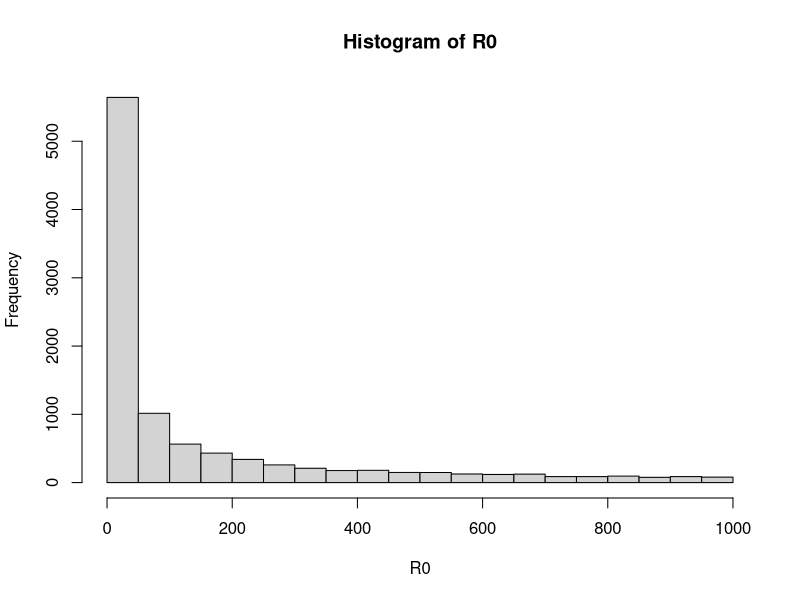
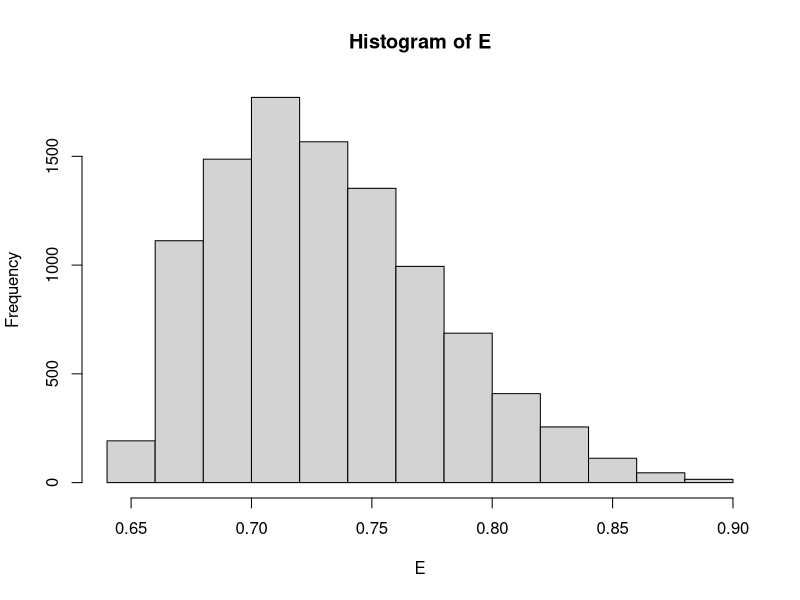
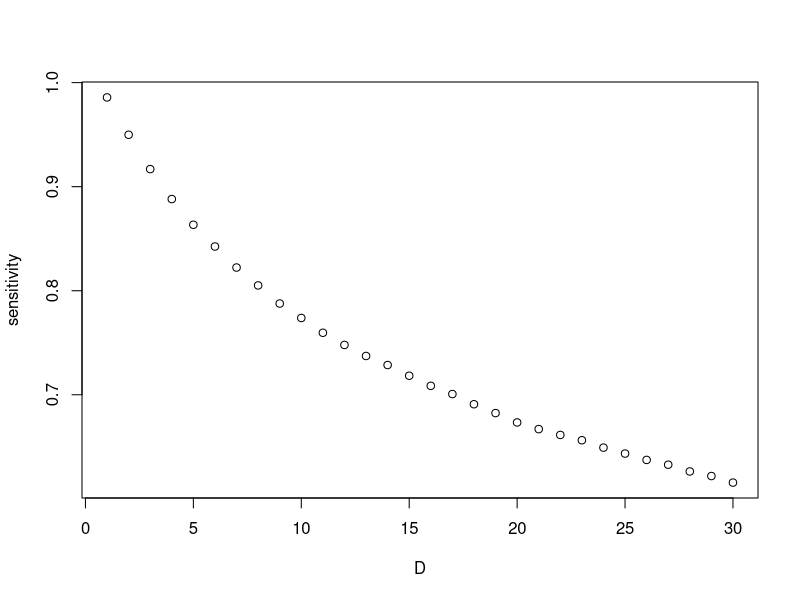
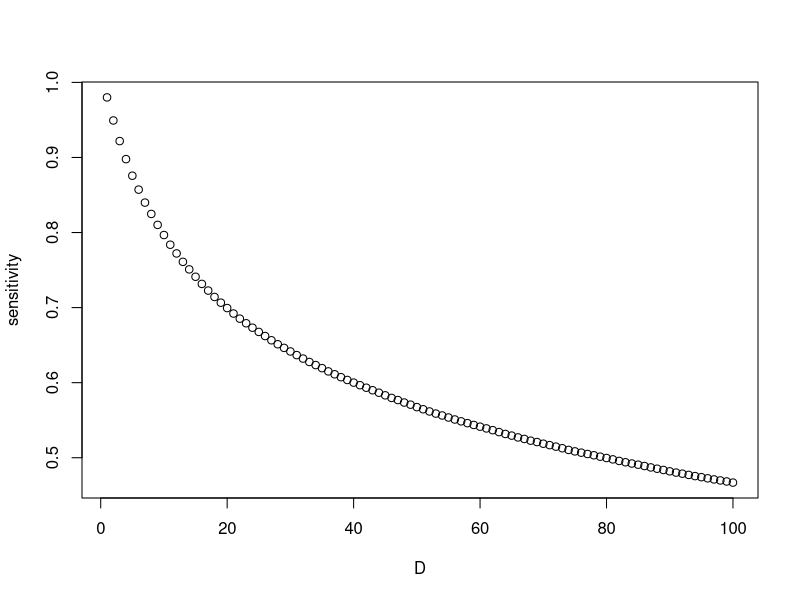

R code for these plots, in order:
## ---- chunk 1
library(scales)
library(dplyr)
n <- 10000
R0 <- 10^runif(n, 0, 3)
E <- rbeta(n, 2, 5) %>% rescale(., to=c(0.65, 0.9))
hist(R0)
hist(E)
## ---- chunk 2
R35_1 <- R0 * (1 + E)^35
R35_10 <- R0/10 * (1 + E)^35
R35_30 <- R0/30 * (1 + E)^35
## ---- chunk 3
(quantile(log(R35_1), 0.02) - quantile(log(R35_10), 0.2))^2
## ---- chunk 4
D <- seq(1,30)
Rct <- mean(c(
	quantile(log(R35_1), 0.02), 
	quantile(log(R35_10), 0.2)
))
dat <- tibble(
	D=D, 
	sensitivity=sapply(D, function(x) 
	{
		sum(log(R0/x * (1 + E)^35) > Rct)/n
	})
)
plot(sensitivity ~ D, dat)
## ---- chunk 5
fn <- function(param, R0)
{
	n <- length(R0)
	E <- rbeta(n, param[1], param[2]) * (0.9-0.65) + 0.65
	R35_1 <- R0 * (1 + E)^35
	R35_10 <- R0/10 * (1 + E)^35
	q1 <- quantile(log(R35_1), 0.02)
	q10 <- quantile(log(R35_10), 0.2)
	return((q1 - q10)^2)
}
fn(c(2,5), R0)

n <- 100000
R0 <- 10^runif(n, 0, 3)
o <- optim(par = c(2, 5), fn=fn, R0=R0)
o
## ---- chunk 6
D <- seq(1,100)
E <- rbeta(n, o$par[1], o$par[2]) * (0.9-0.65) + 0.65
Rct <- quantile(log(R0 * (1 + E)^35), 0.02)
dat <- tibble(
	D=D, 
	sensitivity=sapply(D, function(x) 
	{
		sum(log(R0/x * (1 + E)^35) > Rct)/n
	})
)
plot(sensitivity ~ D, dat)
